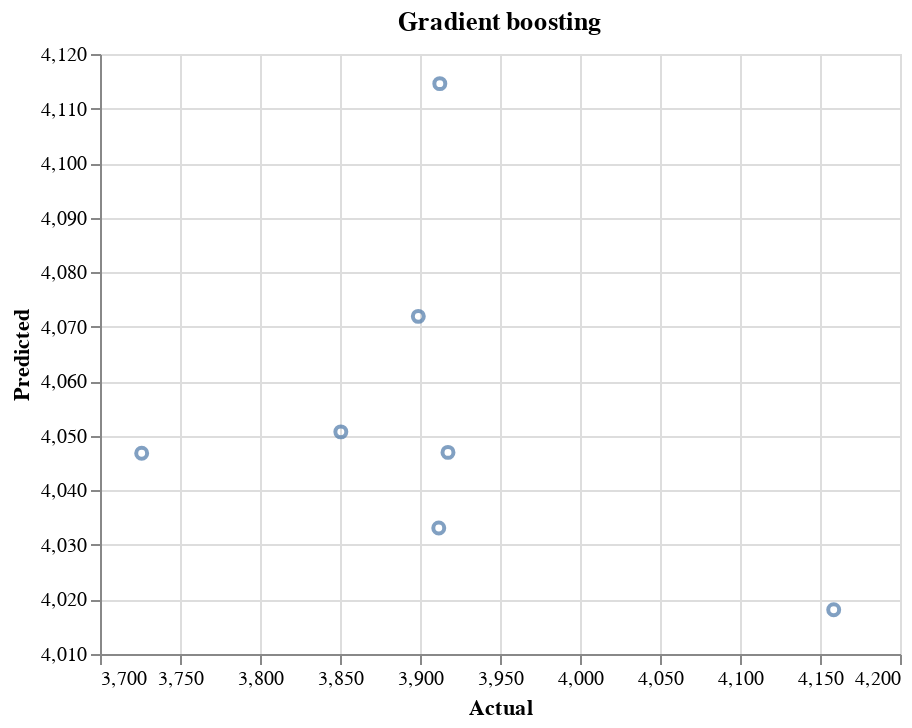

Here is the notebook cell this chart was saved with:
### Code cell
alt.Chart(pd.DataFrame({'Actual': Y_test, 'Gradient boosting': GB.predict(X_test)})).mark_point().encode(
    alt.X('Actual', scale=alt.Scale(zero=False), title='Actual'),
    alt.Y('Gradient boosting', scale=alt.Scale(zero=False), title='Predicted')
).properties(title = 'Gradient boosting')

### Figure 1 — Vega-Lite specification as saved in the notebook (floating-point values rounded to 4 significant figures)
{"config": {"view": {"continuousWidth": 400, "continuousHeight": 300}}, "data": {"name": "data-57408042dd286fd653c63c9ef5bfb521"}, "mark": "point", "encoding": {"x": {"field": "Actual", "scale": {"zero": false}, "title": "Actual", "type": "quantitative"}, "y": {"field": "Gradient boosting", "scale": {"zero": false}, "title": "Predicted", "type": "quantitative"}}, "title": "Gradient boosting", "$schema": "https://vega.github.io/schema/vega-lite/v4.17.0.json", "datasets": {"data-57408042dd286fd653c63c9ef5bfb521": [{"Actual": 3899.0, "Gradient boosting": 4072.0}, {"Actual": 3912.0, "Gradient boosting": 4033.0}, {"Actual": 4159.0, "Gradient boosting": 4018.0}, {"Actual": 3851.0, "Gradient boosting": 4051.0}, {"Actual": 3726.0, "Gradient boosting": 4047.0}, {"Actual": 3917.0, "Gradient boosting": 4047.0}, {"Actual": 3912.0, "Gradient boosting": 4115.0}]}}
